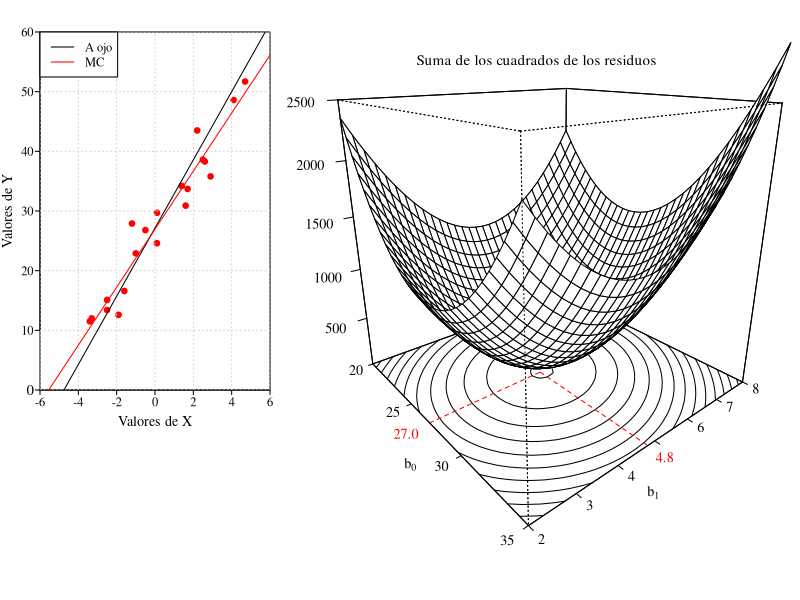

The R script that drew this image:

datos = read.csv2("regresionFuerzaBruta.csv")

png("coeficientesFuerzaBruta.png", width=1800, height=950, res = 300)

par(fig = c(0, 0.35, 0.3, 1), mar = c(1.5, 2, 1.6, 0.5), family = "serif")

plot(datos$X, datos$Y, xlim = c(-6, 6), ylim = c(0, 60),
     xlab="", ylab="", pch = 19, col = "red",
     cex = 0.75, xaxt = "n", yaxt = "n", xaxs="i", yaxs="i")
axis(side=1, padj=-2.2, tck=-0.02, at=seq(-6, 6, by = 2), cex.axis = 0.75)
axis(side=2, hadj=-0.8, tck=-0.02, at=0, cex.axis = 0.9, las = 1)
axis(side=2, hadj=-0.1, tck=-0.02, at=seq(10, 60, 10), cex.axis = 0.75, las = 1)
mtext('Valores de X', side=1, line=1, cex=0.85, las=1, family = "serif")
mtext('Valores de Y', side=2, line=1.2, cex=0.85, las=0, family = "serif")
grid()

lines(c(-4.75, 5.75), c(0, 60))
abline(lm(datos$Y~datos$X), col = "red")
legend(-6, 60, legend=c("A ojo", "MC"),
       col=c("black", "red"), lty=1, xpd = NA, cex = 0.75)

#####################

t = 0.85
sumQ = matrix(rep(NA, 31*31), ncol=31)
for (i in 1:31) {
  b0 = 19.5 + 0.5*i
  for (j in 1:31) {
    b1 = 1.8 + 0.2*j
    sumQ[i, j] = sum((datos$Y - (b0 + b1*datos$X))^2)
  }
}
b0 = seq(20, 35, by=0.5)
b1 = seq(2, 8, by=0.2)

par(fig = c(0.4, 1, 0, 1), mar = c(0.3, 0, 1, 0), new = TRUE)

trans = persp(b0, b1, sumQ, 
              phi = 20, theta = 50, expand = 1,
              zlim = c(0, 2500),
              zlab = "",
              ylab = "b1",
              xlab = "b0",
              ticktype = "detailed",
              axes = FALSE)
    
lines <- contourLines(b0, b1, sumQ)
bottom <- -0
for (i in seq_along(lines)) {
  segment <- lines[[i]]
  lines(trans3d(segment$x, segment$y, bottom, trans))
}
m = which(sumQ == min(sumQ), arr.ind = TRUE)
b0min = 19.5 + 0.5*m[1]
b1min = 1.8 + 0.2*m[2]
lines(trans3d(b0min, seq(2, b1min, by=0.1),  z = 0, trans), col ="red", lty = 2)
lines(trans3d(b0min:35, b1min, z = 0, trans), col ="red", lty = 2)

par(new = TRUE)
persp(b0, b1, sumQ,
      phi = 20, theta = 50, expand = 1,
      zlim = c(0, 2500),
      zlab = "",
      ylab = expression("b"[0]),
      xlab = "b1",
      ticktype = "detailed",
      axes = FALSE)

text(trans3d(29, 1.2, 0,trans), expression("b"[0]), col = "black", cex = t)
text(trans3d(37, 4, 0,trans), expression("b"[1]), col = "black", cex = t)
#text(trans3d(20, 0.8, 1300,trans), "SQ", col = "black", cex = t)
#text(trans3d(20, 1.4, 2700, trans), "SQ", col = "black", cex = t, xpd = NA)
text(trans3d(20, 7, 2800, trans), "Suma de los cuadrados de los residuos", col = "black", cex = t+0.05, xpd = NA)


a = as.character(round(b0min,1))
d = "27.0" # para que salga el ,0
text(trans3d(27, 1.5, 0,trans), d, col = "red", cex = t)
b = as.character(b1min)
text(trans3d(36, 4.8, 0,trans), b, col = "red", cex = t)

a1 = as.character(20)
a2 = as.character(25)
a3 = as.character(30)
a4 = as.character(35)

lines(trans3d(20, seq(1.9, 2, by=0.1),  z = 0, trans), col ="black")
text(trans3d(20, 1.6, 0,trans), a1, col = "black", cex = t)

lines(trans3d(25, seq(1.9, 2, by=0.1),  z = 0, trans), col ="black")
text(trans3d(25, 1.6, 0,trans), a2, col = "black", cex = t)

lines(trans3d(30, seq(1.9, 2, by=0.1),  z = 0, trans), col ="black")
text(trans3d(30, 1.6, 0,trans), a3, col = "black", cex = t)

lines(trans3d(35, seq(1.9, 2, by=0.1),  z = 0, trans), col ="black")
text(trans3d(35, 1.6, 0,trans), a4, col = "black", cex = t, xpd = NA)




###############

b1 = as.character(2)
b2 = as.character(3)
b3 = as.character(4)
b4 = as.character(5)
b5 = as.character(6)
b6 = as.character(7)
b7 = as.character(8)
bb = c(b1, b2, b3, b4, b5, b6, b7)

for (i in 1:7) {
  lines(trans3d(c(35, 35.3), c(i+1, i+1), z = 0, trans), col ="black")
  if (i !=4) {
    text(trans3d(35.8, i+1, 0,trans), bb[i], cex = t, col = "black", xpd = NA)
  }
}

###############

c1 = as.character(500)
c2 = as.character(1000)
c3 = as.character(1500)
c4 = as.character(2000)
c5 = as.character(2500)
cc = c(c1, c2, c3, c4, c5)

for (i in 1:5) {
  lines(trans3d(20, seq(1.8, 2, by=0.1),  z = 500*i, trans), col ="black")
  text(trans3d(20, 1.3, i*500, trans), cc[i], col = "black", xpd = NA, cex = t)
}

dev.off()

#Ref: https://stackoverflow.com/questions/77900826/how-can-i-add-contour-lines-to-a-3d-plot-built-with-persp
